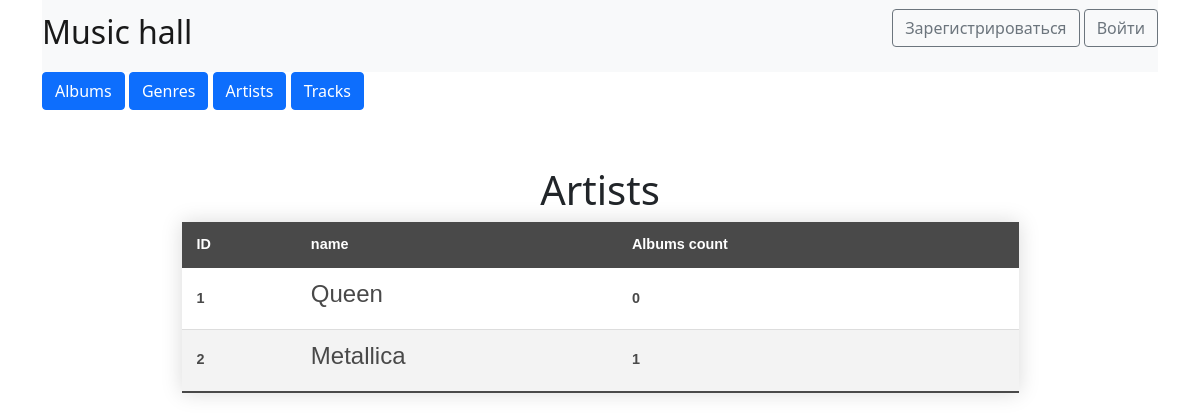
/artists_list, run on an earlier commit of the app's database.
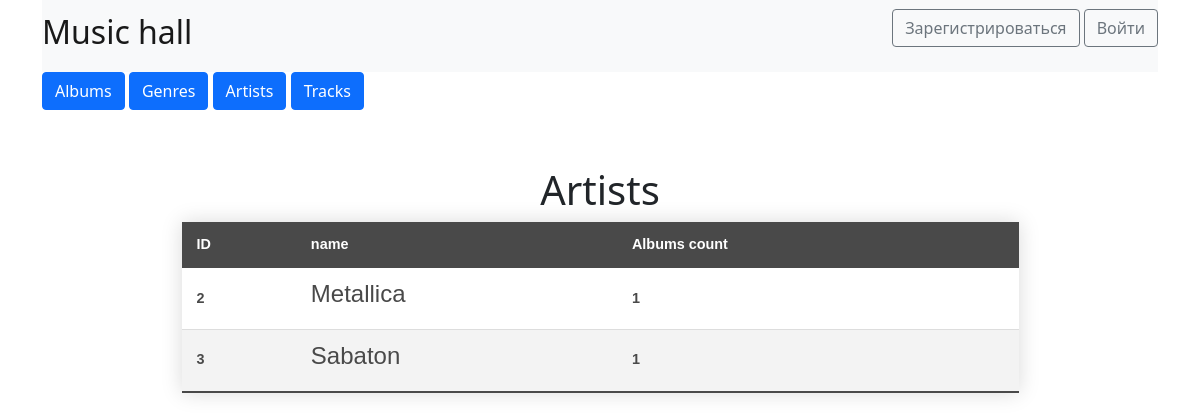
And on a later commit of the database.
### data/artists.py (models this page shows)
class Artist(SqlAlchemyBase, SerializerMixin):
    __tablename__ = 'artists'
    id = sqlalchemy.Column(sqlalchemy.Integer,
                           primary_key=True, autoincrement=True)
    name = sqlalchemy.Column(sqlalchemy.String, nullable=True)

### main.py (the view)
@app.route("/artists_list")
def artists_list():
    out = keeper.get_pretty_artists_list()
    return render_template("artists.html", title='Hall', artists=out)

### data/db_keeper.py (called while the page is built)
    def get_pretty_artists_list(self):
        out = self.pretty.get('artists')
        return out

### data/db_session.py (called while the page is built)
def create_session() -> Session:
    global __factory
    return __factory()

### templates/artists.html (shortened to what this page needs)
{% extends "base.html" %}
{% block content %}
    <h1 class="centred"><br>Artists</h1>
    <table class="styled-table" align="middle">
        <thead>
            <tr>
                <th>ID</th>
                <th>name</th>
                <th>Albums count</th>
                <th></th>
            </tr>
        </thead>
        <tbody>
            {% for item in artists %}
            <tr class="active-row">
                <td>{{item["artist"].id}}</td>
                <td><h4>{{item["artist"].name}}</h4></td>
                <td>{{item["albums"]}}</td>
                <td>
                </td>
            </tr>
            {% endfor %}
        </tbody>
    </table>
{% endblock %}

What changed in the data, as far as the page shows it:
removed Artist: artist.id "1", artist.name "Queen"
added Artist: artist.id "3", artist.name "Sabaton"
Also different on the page:
new list line: "1"
list line gone: "0"
